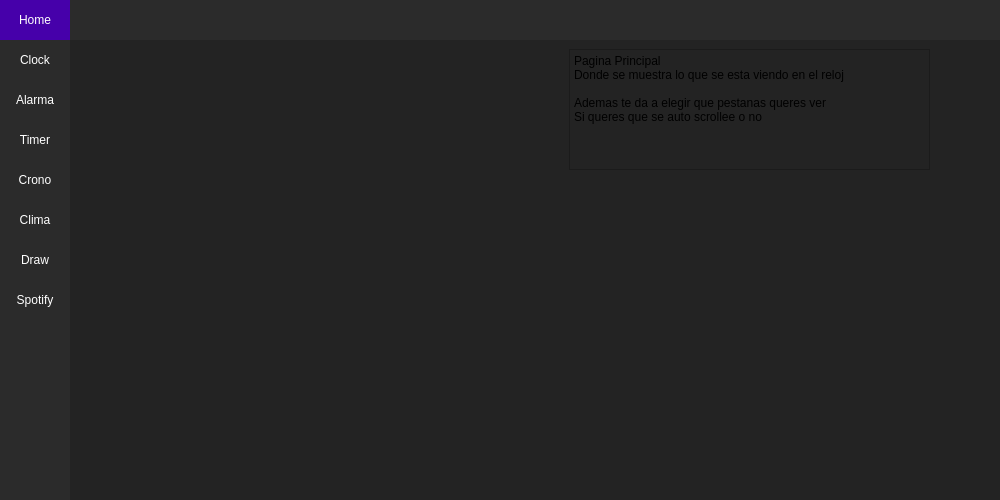
<?xml version="1.0" encoding="UTF-8"?>
<ui version="4.0">
 <class>ReLed</class>
 <widget class="QMainWindow" name="ReLed">
  <property name="geometry">
   <rect>
    <x>0</x>
    <y>0</y>
    <width>1000</width>
    <height>500</height>
   </rect>
  </property>
  <property name="minimumSize">
   <size>
    <width>1000</width>
    <height>500</height>
   </size>
  </property>
  <property name="windowTitle">
   <string>ReLed</string>
  </property>
  <widget class="QWidget" name="centralwidget">
   <property name="autoFillBackground">
    <bool>true</bool>
   </property>
   <layout class="QVBoxLayout" name="verticalLayout">
    <property name="spacing">
     <number>0</number>
    </property>
    <property name="leftMargin">
     <number>0</number>
    </property>
    <property name="topMargin">
     <number>0</number>
    </property>
    <property name="rightMargin">
     <number>0</number>
    </property>
    <property name="bottomMargin">
     <number>0</number>
    </property>
    <item>
     <layout class="QGridLayout" name="gridLayout">
      <property name="spacing">
       <number>0</number>
      </property>
      <item row="0" column="0">
       <widget class="QFrame" name="Frame_TopBar">
        <property name="maximumSize">
         <size>
          <width>16777215</width>
          <height>40</height>
         </size>
        </property>
        <property name="styleSheet">
         <string notr="true">background-color: rgb(43, 43, 43);</string>
        </property>
        <property name="frameShape">
         <enum>QFrame::Shape::NoFrame</enum>
        </property>
        <property name="frameShadow">
         <enum>QFrame::Shadow::Raised</enum>
        </property>
        <layout class="QGridLayout" name="gridLayout_2">
         <property name="leftMargin">
          <number>0</number>
         </property>
         <property name="topMargin">
          <number>0</number>
         </property>
         <property name="rightMargin">
          <number>0</number>
         </property>
         <property name="bottomMargin">
          <number>0</number>
         </property>
         <property name="spacing">
          <number>0</number>
         </property>
         <item row="0" column="0">
          <widget class="QFrame" name="Frame_BtnMenu">
           <property name="minimumSize">
            <size>
             <width>70</width>
             <height>40</height>
            </size>
           </property>
           <property name="maximumSize">
            <size>
             <width>70</width>
             <height>40</height>
            </size>
           </property>
           <property name="styleSheet">
            <string notr="true">background-color: rgb(70, 0, 170);</string>
           </property>
           <property name="frameShape">
            <enum>QFrame::Shape::NoFrame</enum>
           </property>
           <property name="frameShadow">
            <enum>QFrame::Shadow::Raised</enum>
           </property>
           <layout class="QVBoxLayout" name="verticalLayout_3">
            <property name="spacing">
             <number>0</number>
            </property>
            <property name="leftMargin">
             <number>0</number>
            </property>
            <property name="topMargin">
             <number>0</number>
            </property>
            <property name="rightMargin">
             <number>0</number>
            </property>
            <property name="bottomMargin">
             <number>0</number>
            </property>
            <item>
             <widget class="QPushButton" name="Btn_Home">
              <property name="sizePolicy">
               <sizepolicy hsizetype="Expanding" vsizetype="Expanding">
                <horstretch>0</horstretch>
                <verstretch>0</verstretch>
               </sizepolicy>
              </property>
              <property name="styleSheet">
               <string notr="true">color: rgb(255,255,255);
border: 0px solid;</string>
              </property>
              <property name="text">
               <string>Home</string>
              </property>
             </widget>
            </item>
           </layout>
          </widget>
         </item>
         <item row="0" column="1">
          <widget class="QFrame" name="Frame_TopBar2">
           <property name="frameShape">
            <enum>QFrame::Shape::NoFrame</enum>
           </property>
           <property name="frameShadow">
            <enum>QFrame::Shadow::Raised</enum>
           </property>
          </widget>
         </item>
        </layout>
       </widget>
      </item>
      <item row="1" column="0">
       <widget class="QFrame" name="Frame_Content">
        <property name="styleSheet">
         <string notr="true">background-color: rgb(35, 35, 35);</string>
        </property>
        <property name="frameShape">
         <enum>QFrame::Shape::NoFrame</enum>
        </property>
        <property name="frameShadow">
         <enum>QFrame::Shadow::Raised</enum>
        </property>
        <layout class="QHBoxLayout" name="horizontalLayout">
         <property name="spacing">
          <number>0</number>
         </property>
         <property name="leftMargin">
          <number>0</number>
         </property>
         <property name="topMargin">
          <number>0</number>
         </property>
         <property name="rightMargin">
          <number>0</number>
         </property>
         <property name="bottomMargin">
          <number>0</number>
         </property>
         <item>
          <widget class="QFrame" name="Frame_LeftMenu">
           <property name="minimumSize">
            <size>
             <width>70</width>
             <height>0</height>
            </size>
           </property>
           <property name="maximumSize">
            <size>
             <width>180</width>
             <height>16777215</height>
            </size>
           </property>
           <property name="sizeIncrement">
            <size>
             <width>0</width>
             <height>0</height>
            </size>
           </property>
           <property name="baseSize">
            <size>
             <width>0</width>
             <height>0</height>
            </size>
           </property>
           <property name="styleSheet">
            <string notr="true">background-color: rgb(43, 43, 43);</string>
           </property>
           <property name="frameShape">
            <enum>QFrame::Shape::NoFrame</enum>
           </property>
           <property name="frameShadow">
            <enum>QFrame::Shadow::Raised</enum>
           </property>
           <layout class="QHBoxLayout" name="horizontalLayout_2">
            <property name="spacing">
             <number>0</number>
            </property>
            <property name="leftMargin">
             <number>0</number>
            </property>
            <property name="topMargin">
             <number>0</number>
            </property>
            <property name="rightMargin">
             <number>0</number>
            </property>
            <property name="bottomMargin">
             <number>0</number>
            </property>
            <item alignment="Qt::AlignmentFlag::Qt::AlignmentFlag::AlignTop">
             <widget class="QFrame" name="Frame_Botonera">
              <property name="maximumSize">
               <size>
                <width>180</width>
                <height>16777215</height>
               </size>
              </property>
              <property name="frameShape">
               <enum>QFrame::Shape::NoFrame</enum>
              </property>
              <property name="frameShadow">
               <enum>QFrame::Shadow::Raised</enum>
              </property>
              <layout class="QVBoxLayout" name="verticalLayout_4">
               <property name="spacing">
                <number>0</number>
               </property>
               <property name="leftMargin">
                <number>0</number>
               </property>
               <property name="topMargin">
                <number>0</number>
               </property>
               <property name="rightMargin">
                <number>0</number>
               </property>
               <property name="bottomMargin">
                <number>0</number>
               </property>
               <item>
                <widget class="QPushButton" name="Btn_Menu_1">
                 <property name="minimumSize">
                  <size>
                   <width>70</width>
                   <height>40</height>
                  </size>
                 </property>
                 <property name="styleSheet">
                  <string notr="true">QPushButton
{
	color: rgb(255, 255, 255);
	background-color: rgb(43, 43, 43);
	border: 0px solid;
}

QPushButton:hover
{
	background-color: rgb(70, 0, 170);
}</string>
                 </property>
                 <property name="text">
                  <string>Clock</string>
                 </property>
                </widget>
               </item>
               <item>
                <widget class="QPushButton" name="Btn_Menu_2">
                 <property name="minimumSize">
                  <size>
                   <width>70</width>
                   <height>40</height>
                  </size>
                 </property>
                 <property name="styleSheet">
                  <string notr="true">QPushButton
{
	color: rgb(255, 255, 255);
	background-color: rgb(43, 43, 43);
	border: 0px solid;
}

QPushButton:hover
{
	background-color: rgb(70, 0, 170);
}</string>
                 </property>
                 <property name="text">
                  <string>Alarma</string>
                 </property>
                </widget>
               </item>
               <item>
                <widget class="QPushButton" name="Btn_Menu_3">
                 <property name="minimumSize">
                  <size>
                   <width>70</width>
                   <height>40</height>
                  </size>
                 </property>
                 <property name="styleSheet">
                  <string notr="true">QPushButton
{
	color: rgb(255, 255, 255);
	background-color: rgb(43, 43, 43);
	border: 0px solid;
}

QPushButton:hover
{
	background-color: rgb(70, 0, 170);
}</string>
                 </property>
                 <property name="text">
                  <string>Timer</string>
                 </property>
                </widget>
               </item>
               <item>
                <widget class="QPushButton" name="Btn_Menu_4">
                 <property name="minimumSize">
                  <size>
                   <width>70</width>
                   <height>40</height>
                  </size>
                 </property>
                 <property name="styleSheet">
                  <string notr="true">QPushButton
{
	color: rgb(255, 255, 255);
	background-color: rgb(43, 43, 43);
	border: 0px solid;
}

QPushButton:hover
{
	background-color: rgb(70, 0, 170);
}</string>
                 </property>
                 <property name="text">
                  <string>Crono</string>
                 </property>
                </widget>
               </item>
               <item>
                <widget class="QPushButton" name="Btn_Menu_5">
                 <property name="minimumSize">
                  <size>
                   <width>70</width>
                   <height>40</height>
                  </size>
                 </property>
                 <property name="styleSheet">
                  <string notr="true">QPushButton
{
	color: rgb(255, 255, 255);
	background-color: rgb(43, 43, 43);
	border: 0px solid;
}

QPushButton:hover
{
	background-color: rgb(70, 0, 170);
}</string>
                 </property>
                 <property name="text">
                  <string>Clima</string>
                 </property>
                </widget>
               </item>
               <item>
                <widget class="QPushButton" name="Btn_Menu_6">
                 <property name="minimumSize">
                  <size>
                   <width>70</width>
                   <height>40</height>
                  </size>
                 </property>
                 <property name="styleSheet">
                  <string notr="true">QPushButton
{
	color: rgb(255, 255, 255);
	background-color: rgb(43, 43, 43);
	border: 0px solid;
}

QPushButton:hover
{
	background-color: rgb(70, 0, 170);
}</string>
                 </property>
                 <property name="text">
                  <string>Draw</string>
                 </property>
                </widget>
               </item>
               <item>
                <widget class="QPushButton" name="Btn_Menu_7">
                 <property name="minimumSize">
                  <size>
                   <width>70</width>
                   <height>40</height>
                  </size>
                 </property>
                 <property name="styleSheet">
                  <string notr="true">QPushButton
{
	color: rgb(255, 255, 255);
	background-color: rgb(43, 43, 43);
	border: 0px solid;
}

QPushButton:hover
{
	background-color: rgb(70, 0, 170);
}</string>
                 </property>
                 <property name="text">
                  <string>Spotify</string>
                 </property>
                </widget>
               </item>
              </layout>
             </widget>
            </item>
           </layout>
          </widget>
         </item>
         <item>
          <widget class="QFrame" name="Frame_pages">
           <property name="frameShape">
            <enum>QFrame::Shape::NoFrame</enum>
           </property>
           <property name="frameShadow">
            <enum>QFrame::Shadow::Raised</enum>
           </property>
           <layout class="QVBoxLayout" name="verticalLayout_2">
            <item>
             <widget class="QStackedWidget" name="Windows_Widget">
              <widget class="QWidget" name="page_1_Home">
               <widget class="QTextEdit" name="textEdit">
                <property name="geometry">
                 <rect>
                  <x>490</x>
                  <y>0</y>
                  <width>361</width>
                  <height>121</height>
                 </rect>
                </property>
                <property name="html">
                 <string>&lt;!DOCTYPE HTML PUBLIC &quot;-//W3C//DTD HTML 4.0//EN&quot; &quot;http://www.w3.org/TR/REC-html40/strict.dtd&quot;&gt;
&lt;html&gt;&lt;head&gt;&lt;meta name=&quot;qrichtext&quot; content=&quot;1&quot; /&gt;&lt;meta charset=&quot;utf-8&quot; /&gt;&lt;style type=&quot;text/css&quot;&gt;
p, li { white-space: pre-wrap; }
hr { height: 1px; border-width: 0; }
li.unchecked::marker { content: &quot;\2610&quot;; }
li.checked::marker { content: &quot;\2612&quot;; }
&lt;/style&gt;&lt;/head&gt;&lt;body style=&quot; font-family:'Segoe UI'; font-size:9pt; font-weight:400; font-style:normal;&quot;&gt;
&lt;p style=&quot; margin-top:0px; margin-bottom:0px; margin-left:0px; margin-right:0px; -qt-block-indent:0; text-indent:0px;&quot;&gt;Pagina Principal&lt;br /&gt;Donde se muestra lo que se esta viendo en el reloj&lt;/p&gt;
&lt;p style=&quot; margin-top:0px; margin-bottom:0px; margin-left:0px; margin-right:0px; -qt-block-indent:0; text-indent:0px;&quot;&gt;&lt;br /&gt;Ademas te da a elegir que pestanas queres ver&lt;br /&gt;Si queres que se auto scrollee o no &lt;/p&gt;&lt;/body&gt;&lt;/html&gt;</string>
                </property>
               </widget>
              </widget>
              <widget class="QWidget" name="page_2_Clock">
               <widget class="QTextEdit" name="textEdit_2">
                <property name="geometry">
                 <rect>
                  <x>460</x>
                  <y>0</y>
                  <width>421</width>
                  <height>141</height>
                 </rect>
                </property>
                <property name="html">
                 <string>&lt;!DOCTYPE HTML PUBLIC &quot;-//W3C//DTD HTML 4.0//EN&quot; &quot;http://www.w3.org/TR/REC-html40/strict.dtd&quot;&gt;
&lt;html&gt;&lt;head&gt;&lt;meta name=&quot;qrichtext&quot; content=&quot;1&quot; /&gt;&lt;meta charset=&quot;utf-8&quot; /&gt;&lt;style type=&quot;text/css&quot;&gt;
p, li { white-space: pre-wrap; }
hr { height: 1px; border-width: 0; }
li.unchecked::marker { content: &quot;\2610&quot;; }
li.checked::marker { content: &quot;\2612&quot;; }
&lt;/style&gt;&lt;/head&gt;&lt;body style=&quot; font-family:'Segoe UI'; font-size:9pt; font-weight:400; font-style:normal;&quot;&gt;
&lt;p style=&quot; margin-top:0px; margin-bottom:0px; margin-left:0px; margin-right:0px; -qt-block-indent:0; text-indent:0px;&quot;&gt;PAginca clock&lt;br /&gt;Aca configuramos la hora&lt;br /&gt;-elegir si queremos que synquee oponerla manualmente &lt;br /&gt;idealmente dar a alegir entre una lista de a paises&lt;/p&gt;&lt;/body&gt;&lt;/html&gt;</string>
                </property>
               </widget>
               <widget class="QLabel" name="label">
                <property name="geometry">
                 <rect>
                  <x>10</x>
                  <y>70</y>
                  <width>311</width>
                  <height>20</height>
                 </rect>
                </property>
                <property name="text">
                 <string>Establecer la zona horaria automaticamente </string>
                </property>
               </widget>
               <widget class="QLCDNumber" name="lcdNumber">
                <property name="geometry">
                 <rect>
                  <x>90</x>
                  <y>0</y>
                  <width>171</width>
                  <height>61</height>
                 </rect>
                </property>
               </widget>
               <widget class="QCheckBox" name="CheckBox_TimeZoneEnable">
                <property name="geometry">
                 <rect>
                  <x>300</x>
                  <y>60</y>
                  <width>93</width>
                  <height>26</height>
                 </rect>
                </property>
                <property name="text">
                 <string/>
                </property>
               </widget>
               <widget class="QTimeEdit" name="timeEdit">
                <property name="geometry">
                 <rect>
                  <x>220</x>
                  <y>110</y>
                  <width>118</width>
                  <height>29</height>
                 </rect>
                </property>
               </widget>
               <widget class="QLabel" name="label_2">
                <property name="geometry">
                 <rect>
                  <x>10</x>
                  <y>110</y>
                  <width>161</width>
                  <height>20</height>
                 </rect>
                </property>
                <property name="text">
                 <string>Ingresar manualmente</string>
                </property>
               </widget>
              </widget>
              <widget class="QWidget" name="page_3_alarm">
               <widget class="QTextEdit" name="textEdit_11">
                <property name="geometry">
                 <rect>
                  <x>490</x>
                  <y>20</y>
                  <width>351</width>
                  <height>71</height>
                 </rect>
                </property>
                <property name="html">
                 <string>&lt;!DOCTYPE HTML PUBLIC &quot;-//W3C//DTD HTML 4.0//EN&quot; &quot;http://www.w3.org/TR/REC-html40/strict.dtd&quot;&gt;
&lt;html&gt;&lt;head&gt;&lt;meta name=&quot;qrichtext&quot; content=&quot;1&quot; /&gt;&lt;meta charset=&quot;utf-8&quot; /&gt;&lt;style type=&quot;text/css&quot;&gt;
p, li { white-space: pre-wrap; }
hr { height: 1px; border-width: 0; }
li.unchecked::marker { content: &quot;\2610&quot;; }
li.checked::marker { content: &quot;\2612&quot;; }
&lt;/style&gt;&lt;/head&gt;&lt;body style=&quot; font-family:'Segoe UI'; font-size:9pt; font-weight:400; font-style:normal;&quot;&gt;
&lt;p style=&quot; margin-top:0px; margin-bottom:0px; margin-left:0px; margin-right:0px; -qt-block-indent:0; text-indent:0px;&quot;&gt;Pagina Alarma&lt;/p&gt;
&lt;p style=&quot; margin-top:0px; margin-bottom:0px; margin-left:0px; margin-right:0px; -qt-block-indent:0; text-indent:0px;&quot;&gt;Aca configuramos las alarmas y la opcion de amanecer&lt;/p&gt;&lt;/body&gt;&lt;/html&gt;</string>
                </property>
               </widget>
              </widget>
              <widget class="QWidget" name="page_4_timer">
               <widget class="QTextEdit" name="textEdit_12">
                <property name="geometry">
                 <rect>
                  <x>500</x>
                  <y>20</y>
                  <width>381</width>
                  <height>111</height>
                 </rect>
                </property>
                <property name="html">
                 <string>&lt;!DOCTYPE HTML PUBLIC &quot;-//W3C//DTD HTML 4.0//EN&quot; &quot;http://www.w3.org/TR/REC-html40/strict.dtd&quot;&gt;
&lt;html&gt;&lt;head&gt;&lt;meta name=&quot;qrichtext&quot; content=&quot;1&quot; /&gt;&lt;meta charset=&quot;utf-8&quot; /&gt;&lt;style type=&quot;text/css&quot;&gt;
p, li { white-space: pre-wrap; }
hr { height: 1px; border-width: 0; }
li.unchecked::marker { content: &quot;\2610&quot;; }
li.checked::marker { content: &quot;\2612&quot;; }
&lt;/style&gt;&lt;/head&gt;&lt;body style=&quot; font-family:'Segoe UI'; font-size:9pt; font-weight:400; font-style:normal;&quot;&gt;
&lt;p style=&quot; margin-top:0px; margin-bottom:0px; margin-left:0px; margin-right:0px; -qt-block-indent:0; text-indent:0px;&quot;&gt;Pagina Timer&lt;/p&gt;
&lt;p style=&quot; margin-top:0px; margin-bottom:0px; margin-left:0px; margin-right:0px; -qt-block-indent:0; text-indent:0px;&quot;&gt;Aca congifuramos los timer incluso los pomodoro&lt;br /&gt;&lt;br /&gt;Aca te deja arrancar timers y configurar tu pomodoro por eleccion&lt;/p&gt;&lt;/body&gt;&lt;/html&gt;</string>
                </property>
               </widget>
              </widget>
              <widget class="QWidget" name="page_5_crono">
               <widget class="QTextEdit" name="textEdit_5">
                <property name="geometry">
                 <rect>
                  <x>470</x>
                  <y>10</y>
                  <width>381</width>
                  <height>91</height>
                 </rect>
                </property>
                <property name="html">
                 <string>&lt;!DOCTYPE HTML PUBLIC &quot;-//W3C//DTD HTML 4.0//EN&quot; &quot;http://www.w3.org/TR/REC-html40/strict.dtd&quot;&gt;
&lt;html&gt;&lt;head&gt;&lt;meta name=&quot;qrichtext&quot; content=&quot;1&quot; /&gt;&lt;meta charset=&quot;utf-8&quot; /&gt;&lt;style type=&quot;text/css&quot;&gt;
p, li { white-space: pre-wrap; }
hr { height: 1px; border-width: 0; }
li.unchecked::marker { content: &quot;\2610&quot;; }
li.checked::marker { content: &quot;\2612&quot;; }
&lt;/style&gt;&lt;/head&gt;&lt;body style=&quot; font-family:'Segoe UI'; font-size:9pt; font-weight:400; font-style:normal;&quot;&gt;
&lt;p style=&quot; margin-top:0px; margin-bottom:0px; margin-left:0px; margin-right:0px; -qt-block-indent:0; text-indent:0px;&quot;&gt;Pagina Crono&lt;br /&gt;&lt;br /&gt;Te deja arrancar un cronometro pausarlo y la mar en coche&lt;/p&gt;&lt;/body&gt;&lt;/html&gt;</string>
                </property>
               </widget>
              </widget>
              <widget class="QWidget" name="page_6_clima">
               <widget class="QLineEdit" name="lineEdit_Viento">
                <property name="geometry">
                 <rect>
                  <x>0</x>
                  <y>170</y>
                  <width>141</width>
                  <height>28</height>
                 </rect>
                </property>
               </widget>
               <widget class="QTextEdit" name="textEdit_6">
                <property name="geometry">
                 <rect>
                  <x>500</x>
                  <y>0</y>
                  <width>381</width>
                  <height>111</height>
                 </rect>
                </property>
                <property name="html">
                 <string>&lt;!DOCTYPE HTML PUBLIC &quot;-//W3C//DTD HTML 4.0//EN&quot; &quot;http://www.w3.org/TR/REC-html40/strict.dtd&quot;&gt;
&lt;html&gt;&lt;head&gt;&lt;meta name=&quot;qrichtext&quot; content=&quot;1&quot; /&gt;&lt;meta charset=&quot;utf-8&quot; /&gt;&lt;style type=&quot;text/css&quot;&gt;
p, li { white-space: pre-wrap; }
hr { height: 1px; border-width: 0; }
li.unchecked::marker { content: &quot;\2610&quot;; }
li.checked::marker { content: &quot;\2612&quot;; }
&lt;/style&gt;&lt;/head&gt;&lt;body style=&quot; font-family:'Segoe UI'; font-size:9pt; font-weight:400; font-style:normal;&quot;&gt;
&lt;p style=&quot; margin-top:0px; margin-bottom:0px; margin-left:0px; margin-right:0px; -qt-block-indent:0; text-indent:0px;&quot;&gt;Pagina Clima&lt;br /&gt;Te deja configurar que cosas queres ver del clima. Y tambien la locacion de donde queres ver el clima. y alguna funcionalidad que se les ocurra&lt;/p&gt;&lt;/body&gt;&lt;/html&gt;</string>
                </property>
               </widget>
               <widget class="QLineEdit" name="lineEdit_Sensacion">
                <property name="geometry">
                 <rect>
                  <x>0</x>
                  <y>100</y>
                  <width>141</width>
                  <height>28</height>
                 </rect>
                </property>
               </widget>
               <widget class="QLabel" name="label_3">
                <property name="geometry">
                 <rect>
                  <x>0</x>
                  <y>0</y>
                  <width>101</width>
                  <height>20</height>
                 </rect>
                </property>
                <property name="text">
                 <string>Ciudad Actual</string>
                </property>
               </widget>
               <widget class="QLineEdit" name="lineEdit_Tempe">
                <property name="geometry">
                 <rect>
                  <x>170</x>
                  <y>30</y>
                  <width>151</width>
                  <height>28</height>
                 </rect>
                </property>
               </widget>
               <widget class="QLabel" name="label_4">
                <property name="geometry">
                 <rect>
                  <x>170</x>
                  <y>0</y>
                  <width>91</width>
                  <height>20</height>
                 </rect>
                </property>
                <property name="text">
                 <string>Temperatura</string>
                </property>
               </widget>
               <widget class="QLabel" name="label_6">
                <property name="geometry">
                 <rect>
                  <x>170</x>
                  <y>70</y>
                  <width>71</width>
                  <height>20</height>
                 </rect>
                </property>
                <property name="text">
                 <string>Humedad</string>
                </property>
               </widget>
               <widget class="QLabel" name="label_8">
                <property name="geometry">
                 <rect>
                  <x>0</x>
                  <y>140</y>
                  <width>141</width>
                  <height>20</height>
                 </rect>
                </property>
                <property name="text">
                 <string>Velocidad del viento</string>
                </property>
               </widget>
               <widget class="QLineEdit" name="lineEdit_Ciudad">
                <property name="geometry">
                 <rect>
                  <x>0</x>
                  <y>30</y>
                  <width>141</width>
                  <height>28</height>
                 </rect>
                </property>
               </widget>
               <widget class="QLineEdit" name="lineEdit_Descripcion">
                <property name="geometry">
                 <rect>
                  <x>170</x>
                  <y>170</y>
                  <width>231</width>
                  <height>31</height>
                 </rect>
                </property>
               </widget>
               <widget class="QLineEdit" name="lineEdit_Humedad">
                <property name="geometry">
                 <rect>
                  <x>170</x>
                  <y>100</y>
                  <width>151</width>
                  <height>28</height>
                 </rect>
                </property>
               </widget>
               <widget class="QLabel" name="label_7">
                <property name="geometry">
                 <rect>
                  <x>170</x>
                  <y>140</y>
                  <width>151</width>
                  <height>20</height>
                 </rect>
                </property>
                <property name="text">
                 <string>Descripcion del clima</string>
                </property>
               </widget>
               <widget class="QTextEdit" name="textEdit_10">
                <property name="geometry">
                 <rect>
                  <x>500</x>
                  <y>120</y>
                  <width>191</width>
                  <height>31</height>
                 </rect>
                </property>
                <property name="html">
                 <string>&lt;!DOCTYPE HTML PUBLIC &quot;-//W3C//DTD HTML 4.0//EN&quot; &quot;http://www.w3.org/TR/REC-html40/strict.dtd&quot;&gt;
&lt;html&gt;&lt;head&gt;&lt;meta name=&quot;qrichtext&quot; content=&quot;1&quot; /&gt;&lt;meta charset=&quot;utf-8&quot; /&gt;&lt;style type=&quot;text/css&quot;&gt;
p, li { white-space: pre-wrap; }
hr { height: 1px; border-width: 0; }
li.unchecked::marker { content: &quot;\2610&quot;; }
li.checked::marker { content: &quot;\2612&quot;; }
&lt;/style&gt;&lt;/head&gt;&lt;body style=&quot; font-family:'Segoe UI'; font-size:9pt; font-weight:400; font-style:normal;&quot;&gt;
&lt;p style=&quot; margin-top:0px; margin-bottom:0px; margin-left:0px; margin-right:0px; -qt-block-indent:0; text-indent:0px;&quot;&gt;Falta la api del pronostico &lt;/p&gt;&lt;/body&gt;&lt;/html&gt;</string>
                </property>
               </widget>
               <widget class="QLabel" name="label_5">
                <property name="geometry">
                 <rect>
                  <x>0</x>
                  <y>70</y>
                  <width>131</width>
                  <height>20</height>
                 </rect>
                </property>
                <property name="text">
                 <string>Sensacion Termica</string>
                </property>
               </widget>
              </widget>
              <widget class="QWidget" name="page_7_draw">
               <widget class="QTextEdit" name="textEdit_7">
                <property name="geometry">
                 <rect>
                  <x>500</x>
                  <y>30</y>
                  <width>381</width>
                  <height>111</height>
                 </rect>
                </property>
                <property name="html">
                 <string>&lt;!DOCTYPE HTML PUBLIC &quot;-//W3C//DTD HTML 4.0//EN&quot; &quot;http://www.w3.org/TR/REC-html40/strict.dtd&quot;&gt;
&lt;html&gt;&lt;head&gt;&lt;meta name=&quot;qrichtext&quot; content=&quot;1&quot; /&gt;&lt;meta charset=&quot;utf-8&quot; /&gt;&lt;style type=&quot;text/css&quot;&gt;
p, li { white-space: pre-wrap; }
hr { height: 1px; border-width: 0; }
li.unchecked::marker { content: &quot;\2610&quot;; }
li.checked::marker { content: &quot;\2612&quot;; }
&lt;/style&gt;&lt;/head&gt;&lt;body style=&quot; font-family:'Segoe UI'; font-size:9pt; font-weight:400; font-style:normal;&quot;&gt;
&lt;p style=&quot; margin-top:0px; margin-bottom:0px; margin-left:0px; margin-right:0px; -qt-block-indent:0; text-indent:0px;&quot;&gt;Pagina Draw&lt;br /&gt;Aca la idea es que pueda el usuario poner un un dibujito &lt;br /&gt;Estuve viendo que un loquito hacia una matrices en qt&lt;/p&gt;&lt;/body&gt;&lt;/html&gt;</string>
                </property>
               </widget>
              </widget>
              <widget class="QWidget" name="page_8_spotify">
               <widget class="QTextEdit" name="textEdit_8">
                <property name="geometry">
                 <rect>
                  <x>480</x>
                  <y>10</y>
                  <width>381</width>
                  <height>111</height>
                 </rect>
                </property>
                <property name="html">
                 <string>&lt;!DOCTYPE HTML PUBLIC &quot;-//W3C//DTD HTML 4.0//EN&quot; &quot;http://www.w3.org/TR/REC-html40/strict.dtd&quot;&gt;
&lt;html&gt;&lt;head&gt;&lt;meta name=&quot;qrichtext&quot; content=&quot;1&quot; /&gt;&lt;meta charset=&quot;utf-8&quot; /&gt;&lt;style type=&quot;text/css&quot;&gt;
p, li { white-space: pre-wrap; }
hr { height: 1px; border-width: 0; }
li.unchecked::marker { content: &quot;\2610&quot;; }
li.checked::marker { content: &quot;\2612&quot;; }
&lt;/style&gt;&lt;/head&gt;&lt;body style=&quot; font-family:'Segoe UI'; font-size:9pt; font-weight:400; font-style:normal;&quot;&gt;
&lt;p style=&quot; margin-top:0px; margin-bottom:0px; margin-left:0px; margin-right:0px; -qt-block-indent:0; text-indent:0px;&quot;&gt;Pagina Spotify&lt;br /&gt;&lt;br /&gt;Aca deberiamos configurar lo que necesite la app de spotify. y quisas mostrarte dato de la cancion actual pero realmente nose&lt;/p&gt;&lt;/body&gt;&lt;/html&gt;</string>
                </property>
               </widget>
              </widget>
             </widget>
            </item>
           </layout>
          </widget>
         </item>
        </layout>
       </widget>
      </item>
     </layout>
    </item>
   </layout>
  </widget>
 </widget>
 <resources/>
 <connections/>
</ui>
